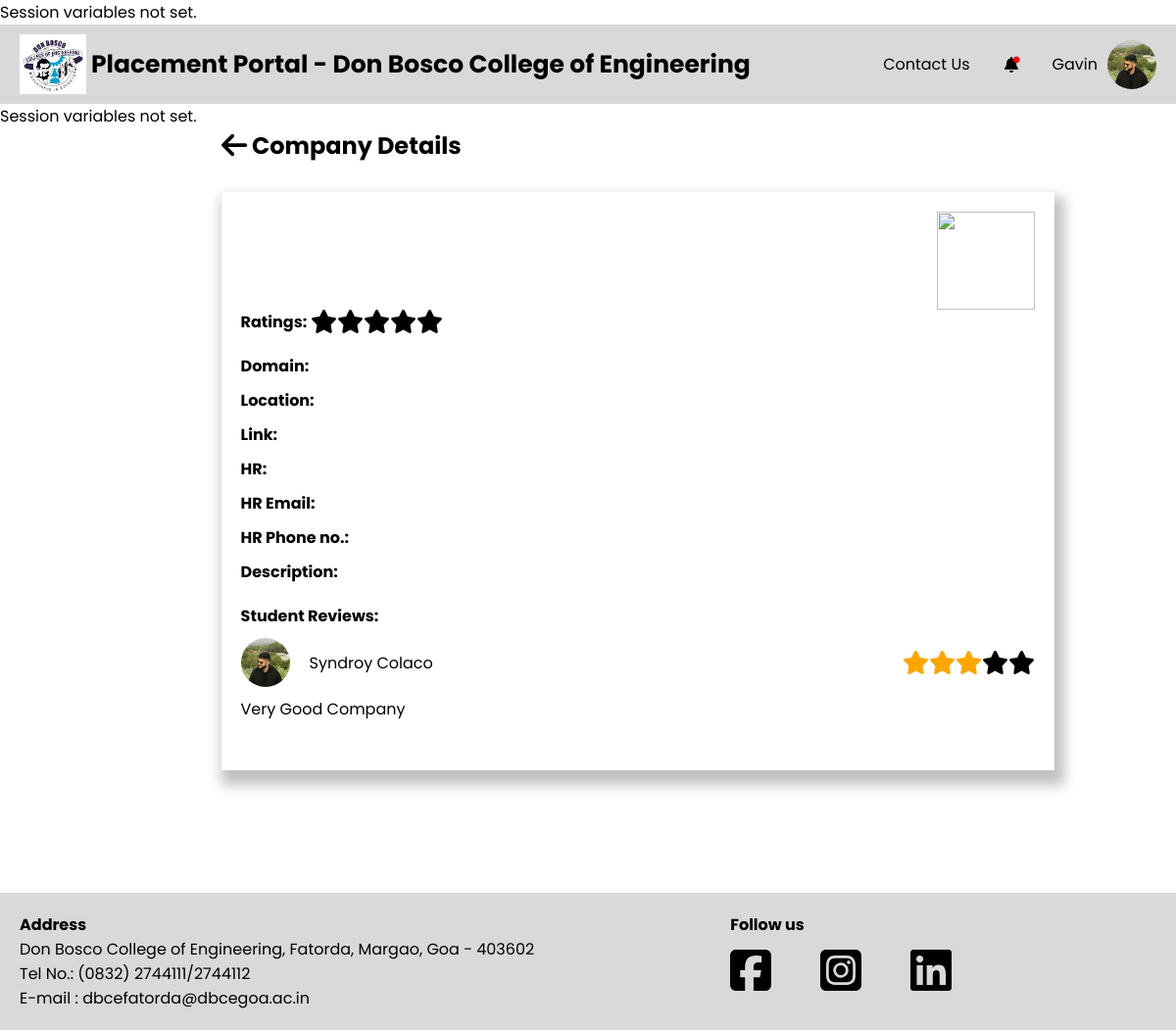
The app's page /Students/company-details.php?id=1 with its own data.
### tables this page shows
CREATE TABLE `feedback` (
  `C_id` int(11) NOT NULL,
  `S_College_Email` varchar(255) NOT NULL,
  `Message` text DEFAULT NULL,
  `Message_Date` date DEFAULT NULL,
  `Rating` int(11) DEFAULT NULL
);

CREATE TABLE `student` (
  `S_College_Email` varchar(255) NOT NULL,
  `S_Fname` varchar(255) NOT NULL,
  `S_Mname` varchar(255) NOT NULL,
  `S_Lname` varchar(255) NOT NULL,
  `S_Personal_Email` varchar(255) NOT NULL,
  `S_Address` text NOT NULL,
  `S_Phone_no` varchar(20) NOT NULL,
  `S_Roll_no` varchar(50) NOT NULL,
  `S_PR_No` varchar(50) NOT NULL,
  `S_10th_Perc` decimal(5,2) NOT NULL,
  `S_12th_Perc` decimal(5,2) NOT NULL,
  `S_Password` varchar(255) NOT NULL,
  `S_Resume` varchar(255) NOT NULL,
  `S_Profile_pic` varchar(255) NOT NULL,
  `S_10th_marksheet` varchar(255) NOT NULL,
  `S_12th_marksheet` varchar(255) NOT NULL,
  `S_Class_id` int(11) DEFAULT NULL,
  `S_Year_of_Admission` year(4) NOT NULL,
  `Gender` varchar(1) NOT NULL
);

### utility_functions.php (the view)
<?php
function getFeedbacks() {
    global $conn;
    $fetchFeedbackQuery = "SELECT feedback.Message as message,feedback.Rating as rating,feedback.S_College_Email as S_email,feedback.C_id,student.S_Fname as fname,student.S_Lname as lname,student.S_Profile_pic as image FROM feedback INNER JOIN student ON student.S_College_Email = feedback.S_College_Email INNER JOIN company ON company.C_id = feedback.C_id WHERE feedback.C_id = ? ORDER BY feedback.Message_Date DESC;";
    $fetchFeedback = $conn->prepare($fetchFeedbackQuery);
    $fetchFeedback->bind_param("s", $_GET["id"]);
    $fetchFeedback->execute();
    $resultFeedback = $fetchFeedback->get_result();
    if ($resultFeedback->num_rows > 0) {
        while ($row = $resultFeedback->fetch_assoc()) {
            $FStudentLogo = $row["image"];
            $FStudentMessage = $row["message"];
            $FStudentName = $row["fname"]." ".$row["lname"];
            $FStudentrating = $row["rating"];
        }
        echo '<div class="students-review">
                    <div class="students-container">
                        <div class="students-logo-container">
                            <img src="../Data/Students/Profile_Images/'.$FStudentLogo.'" alt="">
                            <p>'.$FStudentName.'</p>
                        </div>
                        <div class="rating-container">';
        $i = 0;
        while ($i<$FStudentrating && $i < 5){
            echo '<span class="fa fa-star checked fa-xl"></span>';
            $i++;
        }
        while ($i < 5) {
            echo '<span class="fa fa-star fa-xl"></span>';
            $i++;
        }
        echo '</div>
                    </div>
                    <p class="students-message">'.$FStudentMessage.'</p>
                </div>';
    }
    else {
    }
}
?>

### Students/css/company-details.css (style rules this page uses)
*,*::after,*::before { padding: 0; margin: 0; box-sizing: border-box; font-family: "Poppins", sans-serif; }
:root { --primary-blue : #0C07E4; --primary-grey : #d9d9d9; --primary-white : white; }
.students-container { display: flex; justify-content: space-between; align-items: center; }
.students-logo-container > img { height: 50px; width: 50px; border-radius: 50%; }
.students-logo-container { display: flex; align-items: center; gap: 20px; }
.students-review { margin-top: 10px; margin-bottom: 30px; }
.students-message { margin-top: 10px; }
.checked { color:orange; }

### records on screen
feedback: S_College_Email.S_Profile_pic (picture), S_College_Email.S_Lname "Syndroy Colaco", Rating 3 (drawn), Message "Very Good Company"
